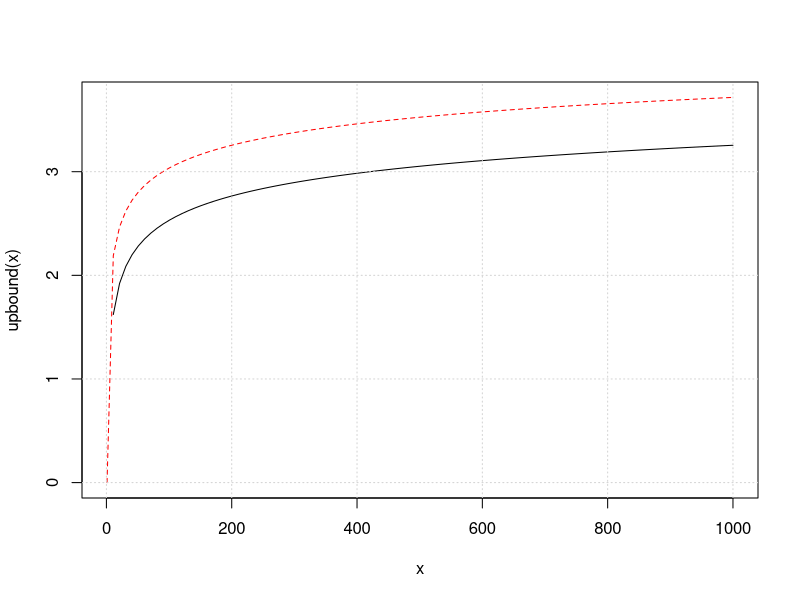
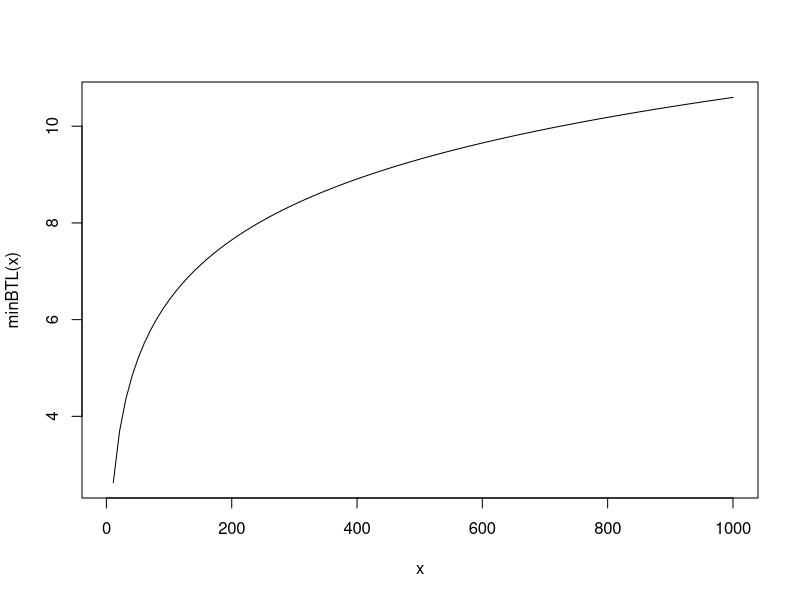

Generate these figures, in order, with R:
## ---- chunk 1
require(knitr)
opts_chunk$set(
  message = F,
  warning = F,
  error = F,
  tidy = F,
  cache = F,
  fig.width = 8,
  fig.height = 5
)
## ---- chunk 2
# these are the constants referenced
# Euler–Mascheroni's constant
-digamma(1)
# euler constant
exp(1)

  
### Try to get the right answer for Eq. 4
# if N = 10 paper says 1.57
emax <- function(N) {
  ( ( 1 + digamma(1) ) * qnorm( 1 - 1/N ) ) +  
      (-digamma(1) * qnorm( 1 - (1/N) * exp(-1)))
}

emax(10)  # should be about = 1.57 to match paper

upbound <- function(N) {
  sqrt(2*log(N))
}

#make a plot for reasonableness check
#not trying hard for beauty here
x11(8,10)
curve(upbound, from = 1, to = 1000, col = "red", lty = 2)
curve(emax, from = 1, to = 1000, add=TRUE)
grid()


### Try next example for Eq. 6
# if y = 5
# so solve for annualized Sharpe of 1
# says no more than 45 N should be tried

# first just do this to make sure I understand
N=45
y=5
emax(N) * y^-0.5  #seemingly understand since close

# now try to write a function for min BTL Backtest Length
minBTL <- function( N, eMaxSharpe = 1 ) {
  (emax(N) / eMaxSharpe) ^ 2
}
minBTL( N = 45, eMaxSharpe = 1 )  #then should equal 5 if correct

#not trying hard for beauty here
#but produce chart for a reasonableness check
x11(8,10)
curve( minBTL, from = 1, to = 1000)
